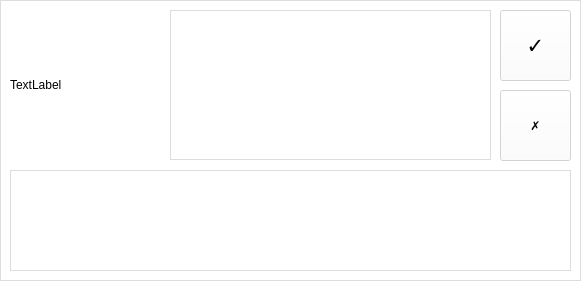
<?xml version="1.0" encoding="UTF-8"?>
<ui version="4.0">
 <class>Form</class>
 <widget class="QWidget" name="Form">
  <property name="geometry">
   <rect>
    <x>0</x>
    <y>0</y>
    <width>581</width>
    <height>281</height>
   </rect>
  </property>
  <property name="windowTitle">
   <string>Form</string>
  </property>
  <property name="styleSheet">
   <string notr="true">background-color: rgba(255, 255, 255, 150);</string>
  </property>
  <widget class="PushButton" name="action_execute_btn">
   <property name="geometry">
    <rect>
     <x>500</x>
     <y>90</y>
     <width>71</width>
     <height>71</height>
    </rect>
   </property>
   <property name="styleSheet">
    <string notr="true">PushButton, ToolButton, ToggleButton, ToggleToolButton {
    color: black;
    background: rgba(255, 255, 255, 0.95);
	font-size: 16pt;
	
    border: 1px solid rgba(0, 0, 0, 0.073);
    border-bottom: 1px solid rgba(0, 0, 0, 0.183);
    border-radius: 5px;
    /* font: 14px 'Segoe UI', 'Microsoft YaHei'; */
    padding: 5px 12px 6px 12px;
    outline: none;
}

ToolButton {
    padding: 5px 9px 6px 8px;
}

PushButton[hasIcon=false] {
    padding: 5px 12px 6px 12px;
}

PushButton[hasIcon=true] {
    padding: 5px 12px 6px 36px;
}

DropDownToolButton, PrimaryDropDownToolButton {
    padding: 5px 31px 6px 8px;
}

DropDownPushButton[hasIcon=false],
PrimaryDropDownPushButton[hasIcon=false] {
    padding: 5px 31px 6px 12px;
}

DropDownPushButton[hasIcon=true],
PrimaryDropDownPushButton[hasIcon=true] {
    padding: 5px 31px 6px 36px;
}

PushButton:hover, ToolButton:hover, ToggleButton:hover, ToggleToolButton:hover {
    background: rgba(249, 249, 249, 0.5);
}

PushButton:pressed, ToolButton:pressed, ToggleButton:pressed, ToggleToolButton:pressed {
    color: rgba(0, 0, 0, 0.63);
    background: rgba(249, 249, 249, 0.3);
    border-bottom: 1px solid rgba(0, 0, 0, 0.073);
}

PushButton:disabled, ToolButton:disabled, ToggleButton:disabled, ToggleToolButton:disabled {
    color: rgba(0, 0, 0, 0.36);
    background: rgba(249, 249, 249, 0.3);
    border: 1px solid rgba(0, 0, 0, 0.06);
    border-bottom: 1px solid rgba(0, 0, 0, 0.06);
}


PrimaryPushButton,
PrimaryToolButton,
ToggleButton:checked,
ToggleToolButton:checked {
    color: white;
    background-color: #009faa;
    border: 1px solid #00a7b3;
    border-bottom: 1px solid #007780;
}

PrimaryPushButton:hover,
PrimaryToolButton:hover,
ToggleButton:checked:hover,
ToggleToolButton:checked:hover {
    background-color: #00a7b3;
    border: 1px solid #2daab3;
    border-bottom: 1px solid #007780;
}

PrimaryPushButton:pressed,
PrimaryToolButton:pressed,
ToggleButton:checked:pressed,
ToggleToolButton:checked:pressed {
    color: rgba(255, 255, 255, 0.63);
    background-color: #3eabb3;
    border: 1px solid #3eabb3;
}

PrimaryPushButton:disabled,
PrimaryToolButton:disabled,
ToggleButton:checked:disabled,
ToggleToolButton:checked:disabled {
    color: rgba(255, 255, 255, 0.9);
    background-color: rgb(205, 205, 205);
    border: 1px solid rgb(205, 205, 205);
}

SplitDropButton,
PrimarySplitDropButton {
    border-left: none;
    border-top-left-radius: 0;
    border-bottom-left-radius: 0;
}

#splitPushButton,
#splitToolButton,
#primarySplitPushButton,
#primarySplitToolButton {
    border-top-right-radius: 0;
    border-bottom-right-radius: 0;
}

#splitPushButton:pressed,
#splitToolButton:pressed,
SplitDropButton:pressed {
    border-bottom: 1px solid rgba(0, 0, 0, 0.183);
}

PrimarySplitDropButton:pressed {
    border-bottom: 1px solid #007780;
}

#primarySplitPushButton, #primarySplitToolButton {
    border-right: 1px solid #3eabb3;
}

#primarySplitPushButton:pressed, #primarySplitToolButton:pressed {
    border-bottom: 1px solid #007780;
}

HyperlinkButton {
    /* font: 14px 'Segoe UI', 'Microsoft YaHei'; */
    padding: 6px 12px 6px 12px;
    color: #009faa;
    border: none;
    border-radius: 6px;
    background-color: transparent;
}

HyperlinkButton[hasIcon=false] {
    padding: 6px 12px 6px 12px;
}

HyperlinkButton[hasIcon=true] {
    padding: 6px 12px 6px 36px;
}

HyperlinkButton:hover {
    color: #009faa;
    background-color: rgba(0, 0, 0, 10);
    border: none;
}

HyperlinkButton:pressed {
    color: #009faa;
    background-color: rgba(0, 0, 0, 6);
    border: none;
}

HyperlinkButton:disabled {
    color: rgba(0, 0, 0, 0.43);
    background-color: transparent;
    border: none;
}


RadioButton {
    min-height: 24px;
    max-height: 24px;
    background-color: transparent;
    font: 14px 'Segoe UI', 'Microsoft YaHei', 'PingFang SC';
    color: black;
}

RadioButton::indicator {
    width: 18px;
    height: 18px;
    border-radius: 11px;
    border: 2px solid #999999;
    background-color: rgba(0, 0, 0, 5);
    margin-right: 4px;
}

RadioButton::indicator:hover {
    background-color: rgba(0, 0, 0, 0);
}

RadioButton::indicator:pressed {
    border: 2px solid #bbbbbb;
    background-color: qradialgradient(spread:pad, cx:0.5, cy:0.5, radius:0.5, fx:0.5, fy:0.5,
            stop:0 rgb(255, 255, 255),
            stop:0.5 rgb(255, 255, 255),
            stop:0.6 rgb(225, 224, 223),
            stop:1 rgb(225, 224, 223));
}

RadioButton::indicator:checked {
    height: 22px;
    width: 22px;
    border: none;
    border-radius: 11px;
    background-color: qradialgradient(spread:pad, cx:0.5, cy:0.5, radius:0.5, fx:0.5, fy:0.5,
            stop:0 rgb(255, 255, 255),
            stop:0.5 rgb(255, 255, 255),
            stop:0.6 #009faa,
            stop:1 #009faa);
}

RadioButton::indicator:checked:hover {
    background-color: qradialgradient(spread:pad, cx:0.5, cy:0.5, radius:0.5, fx:0.5, fy:0.5,
            stop:0 rgb(255, 255, 255),
            stop:0.6 rgb(255, 255, 255),
            stop:0.7 #009faa,
            stop:1 #009faa);
}

RadioButton::indicator:checked:pressed {
    background-color: qradialgradient(spread:pad, cx:0.5, cy:0.5, radius:0.5, fx:0.5, fy:0.5,
            stop:0 rgb(255, 255, 255),
            stop:0.5 rgb(255, 255, 255),
            stop:0.6 #009faa,
            stop:1 #009faa);
}

RadioButton:disabled {
    color: rgba(0, 0, 0, 110);
}

RadioButton::indicator:disabled {
    border: 2px solid #bbbbbb;
    background-color: transparent;
}

RadioButton::indicator:disabled:checked {
    border: none;
    background-color: qradialgradient(spread:pad, cx:0.5, cy:0.5, radius:0.5, fx:0.5, fy:0.5,
            stop:0 rgb(255, 255, 255),
            stop:0.5 rgb(255, 255, 255),
            stop:0.6 rgba(0, 0, 0, 0.2169),
            stop:1 rgba(0, 0, 0, 0.2169));
}

TransparentToolButton,
TransparentToggleToolButton,
TransparentDropDownToolButton,
TransparentPushButton,
TransparentDropDownPushButton,
TransparentTogglePushButton {
    background-color: transparent;
    border: none;
    border-radius: 5px;
    margin: 0;
}

TransparentToolButton:hover,
TransparentToggleToolButton:hover,
TransparentDropDownToolButton:hover,
TransparentPushButton:hover,
TransparentDropDownPushButton:hover,
TransparentTogglePushButton:hover {
    background-color: rgba(0, 0, 0, 9);
    border: none;
}

TransparentToolButton:pressed,
TransparentToggleToolButton:pressed,
TransparentDropDownToolButton:pressed,
TransparentPushButton:pressed,
TransparentDropDownPushButton:pressed,
TransparentTogglePushButton:pressed {
    background-color: rgba(0, 0, 0, 6);
    border: none;
}

TransparentToolButton:disabled,
TransparentToggleToolButton:disabled,
TransparentDropDownToolButton:disabled,
TransprentPushButton:disabled,
TransparentDropDownPushButton:disabled,
TransprentTogglePushButton:disabled {
    background-color: transparent;
    border: none;
}


PillPushButton,
PillPushButton:hover,
PillPushButton:pressed,
PillPushButton:disabled,
PillPushButton:checked,
PillPushButton:checked:hover,
PillPushButton:checked:pressed,
PillPushButton:disabled:checked,
PillToolButton,
PillToolButton:hover,
PillToolButton:pressed,
PillToolButton:disabled,
PillToolButton:checked,
PillToolButton:checked:hover,
PillToolButton:checked:pressed,
PillToolButton:disabled:checked {
    background-color: transparent;
    border: none;
}
</string>
   </property>
   <property name="text">
    <string>✗</string>
   </property>
  </widget>
  <widget class="PushButton" name="action_cancel_btn">
   <property name="geometry">
    <rect>
     <x>500</x>
     <y>10</y>
     <width>71</width>
     <height>71</height>
    </rect>
   </property>
   <property name="font">
    <font>
     <family>Segoe UI</family>
     <pointsize>16</pointsize>
     <bold>false</bold>
    </font>
   </property>
   <property name="styleSheet">
    <string notr="true">PushButton, ToolButton, ToggleButton, ToggleToolButton {
	font-size: 16pt;
    color: black;
    background: rgba(255, 255, 255, 0.95);
    border: 1px solid rgba(0, 0, 0, 0.073);
    border-bottom: 1px solid rgba(0, 0, 0, 0.183);
    border-radius: 5px;
    /* font: 14px 'Segoe UI', 'Microsoft YaHei'; */
    padding: 5px 12px 6px 12px;
    outline: none;
}

ToolButton {
    padding: 5px 9px 6px 8px;
}

PushButton[hasIcon=false] {
    padding: 5px 12px 6px 12px;
}

PushButton[hasIcon=true] {
    padding: 5px 12px 6px 36px;
}

DropDownToolButton, PrimaryDropDownToolButton {
    padding: 5px 31px 6px 8px;
}

DropDownPushButton[hasIcon=false],
PrimaryDropDownPushButton[hasIcon=false] {
    padding: 5px 31px 6px 12px;
}

DropDownPushButton[hasIcon=true],
PrimaryDropDownPushButton[hasIcon=true] {
    padding: 5px 31px 6px 36px;
}

PushButton:hover, ToolButton:hover, ToggleButton:hover, ToggleToolButton:hover {
    background: rgba(249, 249, 249, 0.5);
}

PushButton:pressed, ToolButton:pressed, ToggleButton:pressed, ToggleToolButton:pressed {
    color: rgba(0, 0, 0, 0.63);
    background: rgba(249, 249, 249, 0.3);
    border-bottom: 1px solid rgba(0, 0, 0, 0.073);
}

PushButton:disabled, ToolButton:disabled, ToggleButton:disabled, ToggleToolButton:disabled {
    color: rgba(0, 0, 0, 0.36);
    background: rgba(249, 249, 249, 0.3);
    border: 1px solid rgba(0, 0, 0, 0.06);
    border-bottom: 1px solid rgba(0, 0, 0, 0.06);
}


PrimaryPushButton,
PrimaryToolButton,
ToggleButton:checked,
ToggleToolButton:checked {
    color: white;
    background-color: #009faa;
    border: 1px solid #00a7b3;
    border-bottom: 1px solid #007780;
}

PrimaryPushButton:hover,
PrimaryToolButton:hover,
ToggleButton:checked:hover,
ToggleToolButton:checked:hover {
    background-color: #00a7b3;
    border: 1px solid #2daab3;
    border-bottom: 1px solid #007780;
}

PrimaryPushButton:pressed,
PrimaryToolButton:pressed,
ToggleButton:checked:pressed,
ToggleToolButton:checked:pressed {
    color: rgba(255, 255, 255, 0.63);
    background-color: #3eabb3;
    border: 1px solid #3eabb3;
}

PrimaryPushButton:disabled,
PrimaryToolButton:disabled,
ToggleButton:checked:disabled,
ToggleToolButton:checked:disabled {
    color: rgba(255, 255, 255, 0.9);
    background-color: rgb(205, 205, 205);
    border: 1px solid rgb(205, 205, 205);
}

SplitDropButton,
PrimarySplitDropButton {
    border-left: none;
    border-top-left-radius: 0;
    border-bottom-left-radius: 0;
}

#splitPushButton,
#splitToolButton,
#primarySplitPushButton,
#primarySplitToolButton {
    border-top-right-radius: 0;
    border-bottom-right-radius: 0;
}

#splitPushButton:pressed,
#splitToolButton:pressed,
SplitDropButton:pressed {
    border-bottom: 1px solid rgba(0, 0, 0, 0.183);
}

PrimarySplitDropButton:pressed {
    border-bottom: 1px solid #007780;
}

#primarySplitPushButton, #primarySplitToolButton {
    border-right: 1px solid #3eabb3;
}

#primarySplitPushButton:pressed, #primarySplitToolButton:pressed {
    border-bottom: 1px solid #007780;
}

HyperlinkButton {
    /* font: 14px 'Segoe UI', 'Microsoft YaHei'; */
    padding: 6px 12px 6px 12px;
    color: #009faa;
    border: none;
    border-radius: 6px;
    background-color: transparent;
}

HyperlinkButton[hasIcon=false] {
    padding: 6px 12px 6px 12px;
}

HyperlinkButton[hasIcon=true] {
    padding: 6px 12px 6px 36px;
}

HyperlinkButton:hover {
    color: #009faa;
    background-color: rgba(0, 0, 0, 10);
    border: none;
}

HyperlinkButton:pressed {
    color: #009faa;
    background-color: rgba(0, 0, 0, 6);
    border: none;
}

HyperlinkButton:disabled {
    color: rgba(0, 0, 0, 0.43);
    background-color: transparent;
    border: none;
}


RadioButton {
    min-height: 24px;
    max-height: 24px;
    background-color: transparent;
    font: 14px 'Segoe UI', 'Microsoft YaHei', 'PingFang SC';
    color: black;
}

RadioButton::indicator {
    width: 18px;
    height: 18px;
    border-radius: 11px;
    border: 2px solid #999999;
    background-color: rgba(0, 0, 0, 5);
    margin-right: 4px;
}

RadioButton::indicator:hover {
    background-color: rgba(0, 0, 0, 0);
}

RadioButton::indicator:pressed {
    border: 2px solid #bbbbbb;
    background-color: qradialgradient(spread:pad, cx:0.5, cy:0.5, radius:0.5, fx:0.5, fy:0.5,
            stop:0 rgb(255, 255, 255),
            stop:0.5 rgb(255, 255, 255),
            stop:0.6 rgb(225, 224, 223),
            stop:1 rgb(225, 224, 223));
}

RadioButton::indicator:checked {
    height: 22px;
    width: 22px;
    border: none;
    border-radius: 11px;
    background-color: qradialgradient(spread:pad, cx:0.5, cy:0.5, radius:0.5, fx:0.5, fy:0.5,
            stop:0 rgb(255, 255, 255),
            stop:0.5 rgb(255, 255, 255),
            stop:0.6 #009faa,
            stop:1 #009faa);
}

RadioButton::indicator:checked:hover {
    background-color: qradialgradient(spread:pad, cx:0.5, cy:0.5, radius:0.5, fx:0.5, fy:0.5,
            stop:0 rgb(255, 255, 255),
            stop:0.6 rgb(255, 255, 255),
            stop:0.7 #009faa,
            stop:1 #009faa);
}

RadioButton::indicator:checked:pressed {
    background-color: qradialgradient(spread:pad, cx:0.5, cy:0.5, radius:0.5, fx:0.5, fy:0.5,
            stop:0 rgb(255, 255, 255),
            stop:0.5 rgb(255, 255, 255),
            stop:0.6 #009faa,
            stop:1 #009faa);
}

RadioButton:disabled {
    color: rgba(0, 0, 0, 110);
}

RadioButton::indicator:disabled {
    border: 2px solid #bbbbbb;
    background-color: transparent;
}

RadioButton::indicator:disabled:checked {
    border: none;
    background-color: qradialgradient(spread:pad, cx:0.5, cy:0.5, radius:0.5, fx:0.5, fy:0.5,
            stop:0 rgb(255, 255, 255),
            stop:0.5 rgb(255, 255, 255),
            stop:0.6 rgba(0, 0, 0, 0.2169),
            stop:1 rgba(0, 0, 0, 0.2169));
}

TransparentToolButton,
TransparentToggleToolButton,
TransparentDropDownToolButton,
TransparentPushButton,
TransparentDropDownPushButton,
TransparentTogglePushButton {
    background-color: transparent;
    border: none;
    border-radius: 5px;
    margin: 0;
}

TransparentToolButton:hover,
TransparentToggleToolButton:hover,
TransparentDropDownToolButton:hover,
TransparentPushButton:hover,
TransparentDropDownPushButton:hover,
TransparentTogglePushButton:hover {
    background-color: rgba(0, 0, 0, 9);
    border: none;
}

TransparentToolButton:pressed,
TransparentToggleToolButton:pressed,
TransparentDropDownToolButton:pressed,
TransparentPushButton:pressed,
TransparentDropDownPushButton:pressed,
TransparentTogglePushButton:pressed {
    background-color: rgba(0, 0, 0, 6);
    border: none;
}

TransparentToolButton:disabled,
TransparentToggleToolButton:disabled,
TransparentDropDownToolButton:disabled,
TransprentPushButton:disabled,
TransparentDropDownPushButton:disabled,
TransprentTogglePushButton:disabled {
    background-color: transparent;
    border: none;
}


PillPushButton,
PillPushButton:hover,
PillPushButton:pressed,
PillPushButton:disabled,
PillPushButton:checked,
PillPushButton:checked:hover,
PillPushButton:checked:pressed,
PillPushButton:disabled:checked,
PillToolButton,
PillToolButton:hover,
PillToolButton:pressed,
PillToolButton:disabled,
PillToolButton:checked,
PillToolButton:checked:hover,
PillToolButton:checked:pressed,
PillToolButton:disabled:checked {
    background-color: transparent;
    border: none;
}
</string>
   </property>
   <property name="text">
    <string>✓</string>
   </property>
   <property name="flat">
    <bool>false</bool>
   </property>
  </widget>
  <widget class="QLabel" name="assistant_gif_lbl">
   <property name="geometry">
    <rect>
     <x>10</x>
     <y>10</y>
     <width>150</width>
     <height>150</height>
    </rect>
   </property>
   <property name="styleSheet">
    <string notr="true">background-color: rgba(255, 255, 255, 0.5);</string>
   </property>
   <property name="text">
    <string>TextLabel</string>
   </property>
  </widget>
  <widget class="TextEdit" name="voice_text_lbl">
   <property name="enabled">
    <bool>true</bool>
   </property>
   <property name="geometry">
    <rect>
     <x>10</x>
     <y>170</y>
     <width>561</width>
     <height>101</height>
    </rect>
   </property>
   <property name="mouseTracking">
    <bool>false</bool>
   </property>
   <property name="focusPolicy">
    <enum>Qt::NoFocus</enum>
   </property>
   <property name="styleSheet">
    <string notr="true">LineEdit, TextEdit, PlainTextEdit {
    color: black;
    background-color: rgba(255, 255, 255, 0.95);
    border: 1px solid rgba(0, 0, 0, 13);
    border-bottom: 1px solid rgba(0, 0, 0, 100);
    border-radius: 5px;
    /* font: 14px &quot;Segoe UI&quot;, &quot;Microsoft YaHei&quot;; */
    padding: 0px 10px;
    selection-background-color: #00a7b3;
}

TextEdit,
PlainTextEdit {
    padding: 2px 3px 2px 8px;
}

LineEdit:focus {
    border-bottom: 1px solid rgba(0, 0, 0, 13);
    background-color: white;
}

TextEdit:focus,
PlainTextEdit:focus {
    border-bottom: 1px solid #009faa;
    background-color: white;
}

LineEdit:disabled, TextEdit:disabled,
PlainTextEdit:disabled {
    color: black;
    border: 1px solid rgba(0, 0, 0, 13);
    border-bottom: 1px solid rgba(0, 0, 0, 13);
}

#lineEditButton {
    background-color: transparent;
    border-radius: 4px;
    margin: 0;
}

#lineEditButton:hover {
    background-color: rgba(0, 0, 0, 9);
}

#lineEditButton:pressed {
    background-color: rgba(0, 0, 0, 6);
}
</string>
   </property>
   <property name="html">
    <string>&lt;!DOCTYPE HTML PUBLIC &quot;-//W3C//DTD HTML 4.0//EN&quot; &quot;http://www.w3.org/TR/REC-html40/strict.dtd&quot;&gt;
&lt;html&gt;&lt;head&gt;&lt;meta name=&quot;qrichtext&quot; content=&quot;1&quot; /&gt;&lt;meta charset=&quot;utf-8&quot; /&gt;&lt;style type=&quot;text/css&quot;&gt;
p, li { white-space: pre-wrap; }
hr { height: 1px; border-width: 0; }
li.unchecked::marker { content: &quot;\2610&quot;; }
li.checked::marker { content: &quot;\2612&quot;; }
&lt;/style&gt;&lt;/head&gt;&lt;body style=&quot; font-family:'Segoe UI','Microsoft YaHei','PingFang SC'; font-size:14px; font-weight:400; font-style:normal;&quot;&gt;
&lt;p style=&quot;-qt-paragraph-type:empty; margin-top:0px; margin-bottom:0px; margin-left:0px; margin-right:0px; -qt-block-indent:0; text-indent:0px;&quot;&gt;&lt;br /&gt;&lt;/p&gt;&lt;/body&gt;&lt;/html&gt;</string>
   </property>
   <property name="textInteractionFlags">
    <set>Qt::NoTextInteraction</set>
   </property>
  </widget>
  <widget class="TextEdit" name="action_description_lbl">
   <property name="enabled">
    <bool>true</bool>
   </property>
   <property name="geometry">
    <rect>
     <x>170</x>
     <y>10</y>
     <width>321</width>
     <height>150</height>
    </rect>
   </property>
   <property name="mouseTracking">
    <bool>false</bool>
   </property>
   <property name="focusPolicy">
    <enum>Qt::NoFocus</enum>
   </property>
   <property name="styleSheet">
    <string notr="true">LineEdit, TextEdit, PlainTextEdit {
    color: black;
    background-color: rgba(255, 255, 255, 0.95);
    border: 1px solid rgba(0, 0, 0, 13);
    border-bottom: 1px solid rgba(0, 0, 0, 100);
    border-radius: 5px;
    /* font: 14px &quot;Segoe UI&quot;, &quot;Microsoft YaHei&quot;; */
    padding: 0px 10px;
    selection-background-color: #00a7b3;
}

TextEdit,
PlainTextEdit {
    padding: 2px 3px 2px 8px;
}

LineEdit:focus {
    border-bottom: 1px solid rgba(0, 0, 0, 13);
    background-color: white;
}

TextEdit:focus,
PlainTextEdit:focus {
    border-bottom: 1px solid #009faa;
    background-color: white;
}

LineEdit:disabled, TextEdit:disabled,
PlainTextEdit:disabled {
    color: black;
    border: 1px solid rgba(0, 0, 0, 13);
    border-bottom: 1px solid rgba(0, 0, 0, 13);
}

#lineEditButton {
    background-color: transparent;
    border-radius: 4px;
    margin: 0;
}

#lineEditButton:pressed {
    background-color: rgba(0, 0, 0, 6);
}
</string>
   </property>
   <property name="html">
    <string>&lt;!DOCTYPE HTML PUBLIC &quot;-//W3C//DTD HTML 4.0//EN&quot; &quot;http://www.w3.org/TR/REC-html40/strict.dtd&quot;&gt;
&lt;html&gt;&lt;head&gt;&lt;meta name=&quot;qrichtext&quot; content=&quot;1&quot; /&gt;&lt;meta charset=&quot;utf-8&quot; /&gt;&lt;style type=&quot;text/css&quot;&gt;
p, li { white-space: pre-wrap; }
hr { height: 1px; border-width: 0; }
li.unchecked::marker { content: &quot;\2610&quot;; }
li.checked::marker { content: &quot;\2612&quot;; }
&lt;/style&gt;&lt;/head&gt;&lt;body style=&quot; font-family:'Segoe UI','Microsoft YaHei','PingFang SC'; font-size:14px; font-weight:400; font-style:normal;&quot;&gt;
&lt;p style=&quot;-qt-paragraph-type:empty; margin-top:0px; margin-bottom:0px; margin-left:0px; margin-right:0px; -qt-block-indent:0; text-indent:0px;&quot;&gt;&lt;br /&gt;&lt;/p&gt;&lt;/body&gt;&lt;/html&gt;</string>
   </property>
   <property name="textInteractionFlags">
    <set>Qt::NoTextInteraction</set>
   </property>
  </widget>
  <widget class="TextEdit" name="TextEdit">
   <property name="geometry">
    <rect>
     <x>0</x>
     <y>0</y>
     <width>581</width>
     <height>281</height>
    </rect>
   </property>
   <property name="focusPolicy">
    <enum>Qt::NoFocus</enum>
   </property>
   <property name="styleSheet">
    <string notr="true">LineEdit, TextEdit, PlainTextEdit {
    color: black;
    background-color: rgba(255, 255, 255, 0.5);
	/*  background-color: rgb(48, 105, 162, 0.4); */
    border: 1px solid rgba(0, 0, 0, 13);
    border-bottom: 1px solid rgba(0, 0, 0, 100);
    border-radius: 5px;
    /* font: 14px &quot;Segoe UI&quot;, &quot;Microsoft YaHei&quot;; */
    padding: 0px 10px;
    selection-background-color: #00a7b3;
}

TextEdit,
PlainTextEdit {
    padding: 2px 3px 2px 8px;
}

LineEdit:focus {
    border-bottom: 1px solid rgba(0, 0, 0, 13);
    background-color: white;
}

TextEdit:focus,
PlainTextEdit:focus {
    border-bottom: 1px solid #009faa;
    background-color: white;
}

LineEdit:disabled, TextEdit:disabled,
PlainTextEdit:disabled {
    color: rgba(0, 0, 0, 150);
    background-color: rgba(249, 249, 249, 0.3);
    border: 1px solid rgba(0, 0, 0, 13);
    border-bottom: 1px solid rgba(0, 0, 0, 13);
}

#lineEditButton {
    background-color: transparent;
    border-radius: 4px;
    margin: 0;
}

#lineEditButton:hover {
    background-color: rgba(0, 0, 0, 9);
}

#lineEditButton:pressed {
    background-color: rgba(0, 0, 0, 6);
}
</string>
   </property>
   <property name="textInteractionFlags">
    <set>Qt::NoTextInteraction</set>
   </property>
  </widget>
  <zorder>TextEdit</zorder>
  <zorder>action_execute_btn</zorder>
  <zorder>voice_text_lbl</zorder>
  <zorder>action_cancel_btn</zorder>
  <zorder>action_description_lbl</zorder>
  <zorder>assistant_gif_lbl</zorder>
 </widget>
 <customwidgets>
  <customwidget>
   <class>PushButton</class>
   <extends>QPushButton</extends>
   <header>qfluentwidgets</header>
  </customwidget>
  <customwidget>
   <class>TextEdit</class>
   <extends>QTextEdit</extends>
   <header>qfluentwidgets</header>
  </customwidget>
 </customwidgets>
 <resources/>
 <connections/>
</ui>
